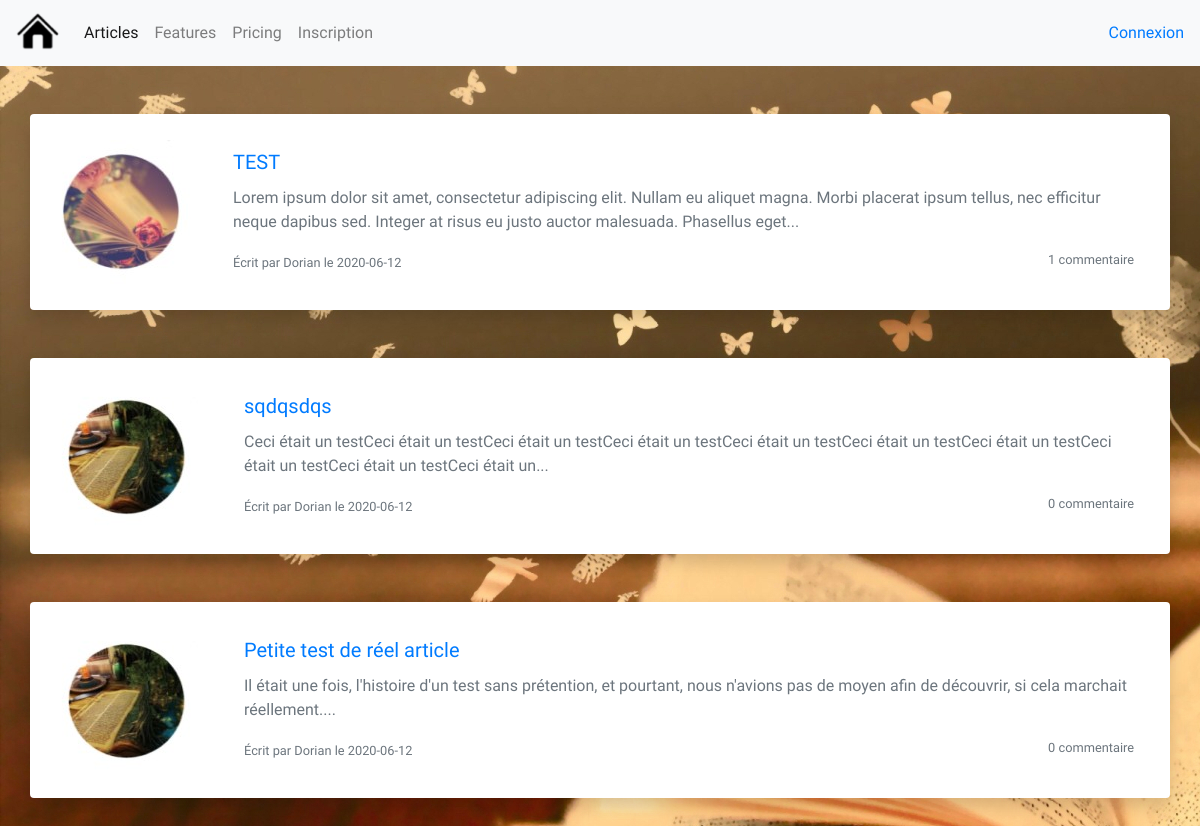
Page /listArticles.php on the committed database.
### tables this page shows
CREATE TABLE IF NOT EXISTS `articles` (
  `id` int(11) NOT NULL AUTO_INCREMENT,
  `sujet` varchar(100) NOT NULL,
  `titre_livre` varchar(55) NOT NULL,
  `auteur_livre` varchar(55) NOT NULL,
  `categorie` varchar(25) NOT NULL,
  `p1` text,
  `p2` text,
  `p3` text,
  `p4` text,
  `p5` text,
  `auteur` varchar(25) NOT NULL,
  `date_ajout` date NOT NULL,
  `nom_img` varchar(55) DEFAULT NULL,
  `nb_commentaires` int(11) NOT NULL DEFAULT '0',
  PRIMARY KEY (`id`)
);

### src/listArticles.php (the view, shortened to what this page needs)
<!DOCTYPE html>
<html lang="fr">
<head>
    <link rel="stylesheet" type="text/css" href="css/style_global.css">
    <link rel="stylesheet" type="text/css" href="css/style_listArticles.css">
</head>
<body class="body" style="background: url(img/background_article.jpg) fixed">
<?php include "NoView/header.php";
$articles = $bdd->query('SELECT id, sujet, date_ajout, auteur, categorie, nb_commentaires, CONCAT(SUBSTRING_INDEX(p1," ",30), "...") AS p1 FROM articles ORDER BY id DESC');
while($a = $articles->fetch()) {
$img = $a['categorie'];
?>
<a href="article.php?id=<?= ($a['id']) ?>"class="text-decoration-none">
  <div class="articles">
    <div class="media mb-3 container mt-5 shadow p-3 mb-5 bg-white rounded">
    <img src="img/<?php echo $img ?>.jpg" class="align-self-center mr-3" alt="...">
      <div class="card-body">
        <h5 class="card-title"><?php echo $a['sujet']?></h5>
        <p class="card-text text-secondary"><?php echo $a['p1'] ?></p>
        <p class="card-text"><small class="text-muted"><?php echo 'Écrit par '.$a['auteur']. ' le ' .$a['date_ajout'];
        if($a['nb_commentaires'] == 0 || $a['nb_commentaires'] == 1){
        echo '<span class="float-right">'.$a['nb_commentaires'].' commentaire</span>'; ?></small></p>
        <?php }else{
          echo '<span class="float-right">'.$a['nb_commentaires'].' commentaires</span>'; ?></small></p>
        <?php } ?>
      </div>
    </div>
  </div>
</a>
<?php }?>
</body>
</html>

### src/NoView/header.php (shortened to what this page needs)
<?php
include "NoView/bdd.php";
?>
<link rel="stylesheet" href="https://stackpath.bootstrapcdn.com/bootstrap/4.5.0/css/bootstrap.min.css">
<header>
    <nav class="navbar navbar-expand-lg navbar-light bg-light">
    <a class="navbar-brand" href="index.php"><img src="img/home.png"></a>
    <div class="collapse navbar-collapse" id="navbarNavDropdown">
        <ul class="navbar-nav">
        <li class="nav-item active">
            <a class="nav-link" href="listArticles.php">Articles <span class="sr-only">(current)</span></a>
        </li>
        <li class="nav-item">
            <a class="nav-link" href="#">Features</a>
        </li>
        <li class="nav-item">
            <a class="nav-link" href="#">Pricing</a>
        </li>
        <?php if(!empty($_SESSION['id'])){?>
        <li class="nav-item dropdown">
            <a class="nav-link dropdown-toggle" href="#" id="navbarDropdownMenuLink" role="button" data-toggle="dropdown" aria-haspopup="true" aria-expanded="false">
            Mon Compte
            </a>
            <div class="dropdown-menu" aria-labelledby="navbarDropdownMenuLink">
            <?php if($_SESSION['group'] == "admin"){?>
            <a class="dropdown-item" href="createArticle.php">Ajouter un article</a>
            <a class="dropdown-item" href="#">Supprimer un article</a>
            <?php } ?>
            <a class="dropdown-item" href="monCompte.php?id=<?= $_SESSION['id']?>">Option</a>
            <a class="dropdown-item" href="NoView/deco.php">Déconnexion</a>
            </div>
        </li>
        <?php }else{
        echo '<a class="nav-link" href="register.php">Inscription</a>';
        } ?>
        </ul>
    </div>
    <?php if(!empty($_SESSION['id'])){?>
    <p class="nameMenu" style="text-align: right;">Bonjour <?php echo $req['prenom']?></p>
    <?php }else{
        echo '<a class="nameMenu" href="connexion.php">Connexion</a>';
    } ?>
    </nav>
</header>

### src/css/style_global.css (style rules this page uses)
* { font-family: "Lemonada"; }
.body { margin: 0px; background: #e5e5e5; }

### src/css/style_listArticles.css (style rules this page uses)
.articles { transition: transform .3s; }

### rows in the picture
articles: categorie (picture), sujet "TEST", p1 "Lorem ipsum dolor sit amet, consectetur adipiscing elit. Nullam eu aliquet magna. Morbi placerat ipsum tellus, nec efficitur neque dapibus sed. Integer at risus eu justo auctor malesuada. Phasellus eget...", auteur "Dorian", date_ajout "2020-06-12", nb_commentaires "1"
articles: categorie (picture), sujet "sqdqsdqs", p1 "Ceci était un testCeci était un testCeci était un testCeci était un testCeci était un testCeci était un testCeci était un testCeci était un testCeci était un testCeci était un...", auteur "Dorian", date_ajout "2020-06-12", nb_commentaires "0"
articles: categorie (picture), sujet "Petite test de réel article", p1 "Il était une fois, l'histoire d'un test sans prétention, et pourtant, nous n'avions pas de moyen afin de découvrir, si cela marchait réellement....", auteur "Dorian", date_ajout "2020-06-12", nb_commentaires "0"
